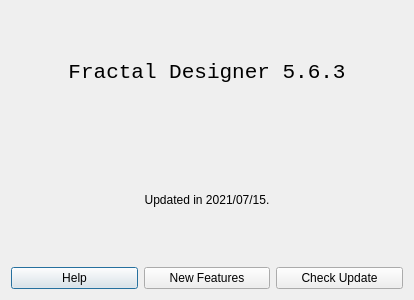
<?xml version="1.0" encoding="UTF-8"?>
<ui version="4.0">
 <class>Version</class>
 <widget class="QDialog" name="Version">
  <property name="geometry">
   <rect>
    <x>0</x>
    <y>0</y>
    <width>414</width>
    <height>300</height>
   </rect>
  </property>
  <property name="windowTitle">
   <string>Version Information</string>
  </property>
  <layout class="QGridLayout" name="gridLayout">
   <item row="0" column="0" colspan="3">
    <widget class="QLabel" name="label">
     <property name="font">
      <font>
       <family>Consolas</family>
       <pointsize>16</pointsize>
      </font>
     </property>
     <property name="text">
      <string>Fractal Designer 5.6.3</string>
     </property>
     <property name="alignment">
      <set>Qt::AlignCenter</set>
     </property>
    </widget>
   </item>
   <item row="1" column="0" colspan="3">
    <widget class="QLabel" name="label_2">
     <property name="text">
      <string>Updated in 2021/07/15.</string>
     </property>
     <property name="alignment">
      <set>Qt::AlignCenter</set>
     </property>
    </widget>
   </item>
   <item row="2" column="0">
    <widget class="QPushButton" name="pushButton_Help">
     <property name="text">
      <string>Help</string>
     </property>
    </widget>
   </item>
   <item row="2" column="1">
    <widget class="QPushButton" name="pushButton_New">
     <property name="text">
      <string>New Features</string>
     </property>
    </widget>
   </item>
   <item row="2" column="2">
    <widget class="QPushButton" name="pushButton_Update">
     <property name="text">
      <string>Check Update</string>
     </property>
    </widget>
   </item>
  </layout>
 </widget>
 <resources/>
 <connections/>
</ui>
